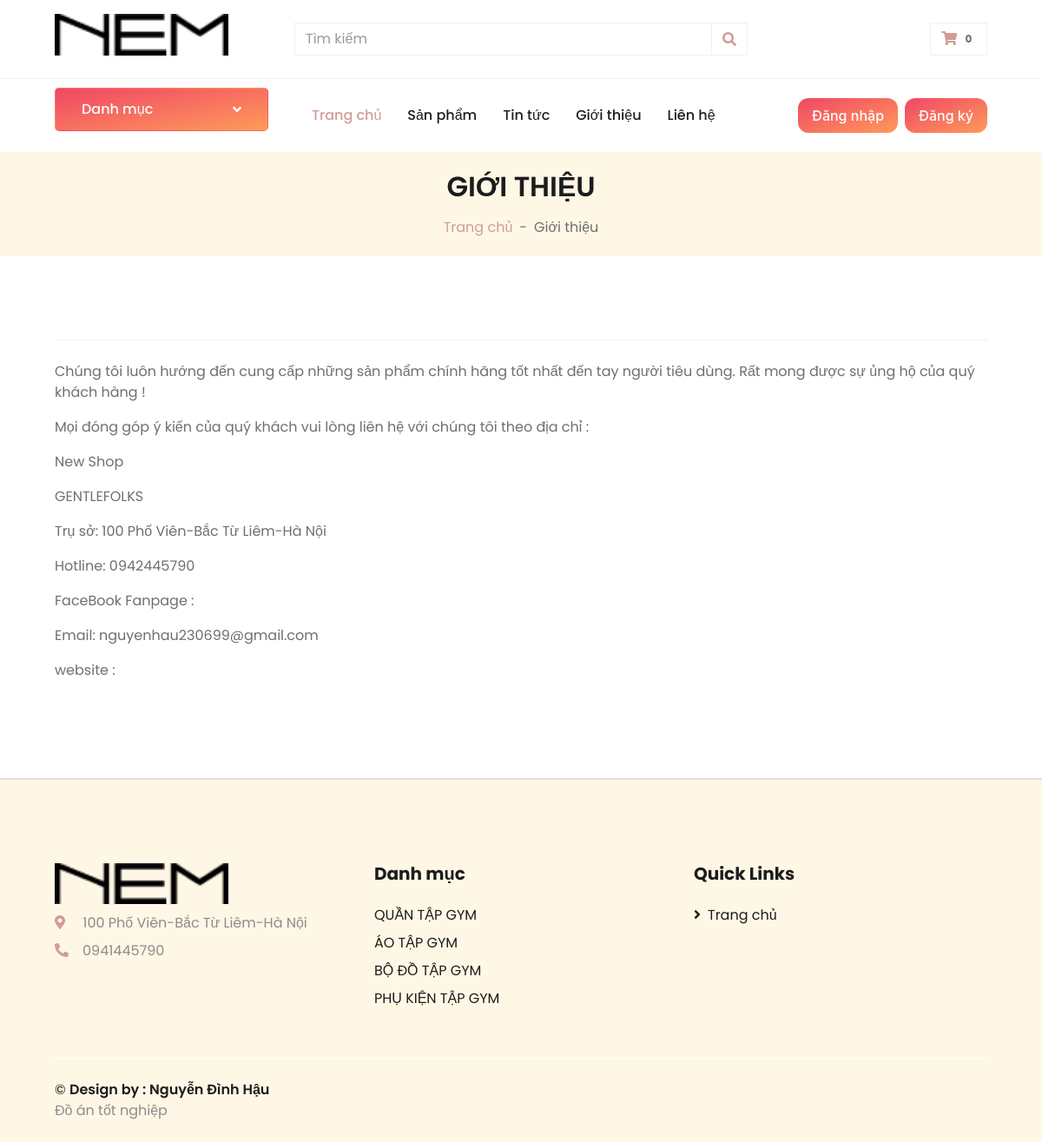
The app's page /php_thuan_quanao/gioi-thieu.php with its own data.
### tables this page shows
CREATE TABLE `tintuc` (
  `tieude` varchar(255) DEFAULT NULL,
  `noidung` text DEFAULT NULL,
  `hinhanh` varchar(255) DEFAULT NULL,
  `created_at` timestamp NULL DEFAULT current_timestamp(),
  `updated_at` timestamp NULL DEFAULT current_timestamp(),
  `slug` varchar(255) DEFAULT NULL,
  `id` int(11) NOT NULL,
  `Menu_id` varchar(255) NOT NULL
);

CREATE TABLE `danhmuc` (
  `tendanhmuc` varchar(255) DEFAULT NULL,
  `slug` varchar(255) DEFAULT NULL,
  `hinhanh` varchar(255) DEFAULT NULL,
  `danhmuccha_id` int(11) DEFAULT NULL,
  `created_at` timestamp NULL DEFAULT current_timestamp(),
  `updated_at` timestamp NULL DEFAULT current_timestamp(),
  `id` int(11) NOT NULL
);

### php_thuan_quanao/libraries/Database.php (called while the page is built, shortened)
<?php
    class Database
    {
        public $link;
        public function __construct()
        {
            $this->link = mysqli_connect("127.0.0.1","root","","doantotnghiep","3306") or die ("Errors Connect DB");
            mysqli_set_charset($this->link,"utf8");
        }
        public function fetchsql( $sql )
        {
            $result = mysqli_query($this->link,$sql) or die("Lỗi  truy vấn sql " .mysqli_error($this->link));
            $data = [];
            if( $result)
            {
                while ($num = mysqli_fetch_assoc($result))
                {
                    $data[] = $num;
                }
            }
            return $data;
        }
         public function fetchAll($table)
        {
            $sql = "SELECT * FROM {$table} WHERE 1" ;
            $result = mysqli_query($this->link,$sql) or die("Lỗi Truy Vấn fetchAll " .mysqli_error($this->link));
            $data = [];
            if( $result)
            {
                while ($num = mysqli_fetch_assoc($result))
                {
                    $data[] = $num;
                }
            }
            return $data;
        }
    }
?>

### php_thuan_quanao/autoload/autoload.php (called while the page is built, shortened)
<?php
    require_once __DIR__ . "/../libraries/Database.php";
    require_once __DIR__ . "/../libraries/Function.php";
    $db = new Database();
    $danhmuc = $db->fetchAll('danhmuc');
?>

### php_thuan_quanao/libraries/Function.php (called while the page is built, shortened)
                   <?php
   function base_url()
   {
      return $url  = "http://localhost:8000/";
        return 'http://'.$_SERVER["SERVER_NAME"].'/';
   }
?>

### php_thuan_quanao/gioi-thieu.php (the view, shortened to what this page needs)
<?php
require_once __DIR__ . "/autoload/autoload.php";
$sql = "SELECT * FROM tintuc where slug = 'gioi-thieu' limit 1";
$tintuc = $db->fetchsql($sql)[0] ?? "";
?>
<!DOCTYPE html>
<html lang="en">
<?php require_once __DIR__ . "/include/head.php";  ?>
<body>
<?php require_once __DIR__ . "/include/top.php";  ?>
<div class="container-fluid">
    <div class="row border-top px-xl-5">
        <div class="col-lg-3 d-none d-lg-block">
            <a class="btn shadow-none d-flex align-items-center justify-content-between bg-primary text-white w-100 danh-muc" data-toggle="collapse" href="#navbar-vertical" style="height: 65px; margin-top: -1px; padding: 0 30px;">
                <h6 class="m-0">Danh mục</h6>
                <i class="fa fa-angle-down text-dark"></i>
            </a>
        </div>
        <div class="col-lg-9">
            <?php require_once __DIR__ . "/include/nav.php";  ?>
        </div>
    </div>
</div>
<div class="container-fluid bg-secondary mb-5">
    <div class="d-flex flex-column align-items-center justify-content-center" style="min-height: 120px">
        <h2 class="font-weight-semi-bold text-uppercase mb-3"><?= $tintuc['tieude'] ?? "" ?></h2>
        <div class="d-inline-flex">
            <p class="m-0"><a href="<?= base_url() ?>">Trang chủ</a></p>
            <p class="m-0 px-2">-</p>
            <p class="m-0">Giới thiệu</p>
        </div>
    </div>
</div>
<div class="container-fluid py-5">
    <div class="row px-xl-5">
        <div class="col">
            <div class="nav nav-tabs justify-content-center border-secondary mb-4">
            </div>
            <div class="tab-content">
                <div class="tab-pane fade show active" id="tab-pane-1">
                    <?php echo $tintuc['noidung'] ?? ""  ?>
                </div>
            </div>
        </div>
    </div>
</div>
<?php  require_once __DIR__ . "/include/footer.php"; ?>
</body>
</html>

### php_thuan_quanao/include/footer.php (shortened to what this page needs)
<div class="container-fluid bg-secondary text-dark mt-5 pt-5 footer-master" >
        <div class="row px-xl-5 pt-5">
            <div class="col-lg-4 col-md-12 mb-5 pr-3 pr-xl-5">
                <a href="" class="text-decoration-none">
                    <img src="<?= base_url() ?>/public/logo.png" alt="" style="width: 200px;margin-bottom: 10px;">
                </a>
                <p class="mb-2"><i class="fa fa-map-marker-alt text-primary mr-3"></i> 100 Phố Viên-Bắc Từ Liêm-Hà Nội</p>
                <p class="mb-0"><i class="fa fa-phone-alt text-primary mr-3"></i>0941445790</p>
            </div>
            <div class="col-lg-8 col-md-12">
                <div class="row">
                    <div class="col-md-6 mb-5">
                        <h5 class="font-weight-bold text-dark mb-4">Danh mục</h5>
                        <div class="d-flex flex-column justify-content-start">
                        <?php foreach($danhmuc ?? [] as $item) :?>
                            <a href="/danh-muc-san-pham.php?id=<?php echo $item['id'];?>&&slug=<?php echo $item['slug'] ?>" class="text-dark mb-2"><?= $item['tendanhmuc'] ?></a>
                        <?php endforeach ; ?>
                        </div>
                    </div>
                    <div class="col-md-6 mb-5">
                        <h5 class="font-weight-bold text-dark mb-4">Quick Links</h5>
                        <div class="d-flex flex-column justify-content-start">
                            <a class="text-dark mb-2" href="<?= base_url() ?>"><i class="fa fa-angle-right mr-2"></i>Trang chủ</a>
                        </div>
                    </div>
                </div>
            </div>
        </div>
        <div class="row border-top border-light mx-xl-5 py-4">
            <div class="col-md-6 px-xl-0">
                <p class="mb-md-0 text-center text-md-left text-dark">
                    &copy; <a class="text-dark font-weight-semi-bold" href="https://www.facebook.com/nguyenhau230699/">Design by :  Nguyễn Đình Hậu </a><br>
                     <a href="#" target="_blank">Đồ án tốt nghiệp</a>
                </p>
            </div>
            <div class="col-md-6 px-xl-0 text-center text-md-right">
            </div>
        </div>
    </div>

### php_thuan_quanao/include/head.php (style rules this page uses)
h6.m-0, .fa.fa-angle-down.text-dark { color: white !important; }

### php_thuan_quanao/include/footer.php (style rules this page uses)
.footer-master { border-top: 2px solid #dedede; background: #f0f; padding-top :1px; }
.footer-master p, .footer-master a { color: #8c8c8c; }

### records on screen
tintuc: tieude "GIỚI THIỆU", noidung "Chúng tôi luôn hướng đến cung cấp những sản phẩm chính hãng tốt nhất đến tay người tiêu dùng. Rất mong được sự ủng hộ của quý khách hàng ! Mọi đóng góp ý kiến của quý khách vui lòng liên hệ với chúng tôi theo địa chỉ : New Shop GENTLEFOLKS Trụ sở: 100 Phố Viên-Bắc Từ Liêm-Hà Nội Hotline: 0942445790 FaceBook Fanpage : Email: nguyenhau230699@gmail.com website :"
danhmuc: tendanhmuc "QUẦN TẬP GYM"
danhmuc: tendanhmuc "ÁO TẬP GYM"
danhmuc: tendanhmuc "BỘ ĐỒ TẬP GYM"
danhmuc: tendanhmuc "PHỤ KIỆN TẬP GYM"

### other values on screen
$tongsanphamgiohang "0"
